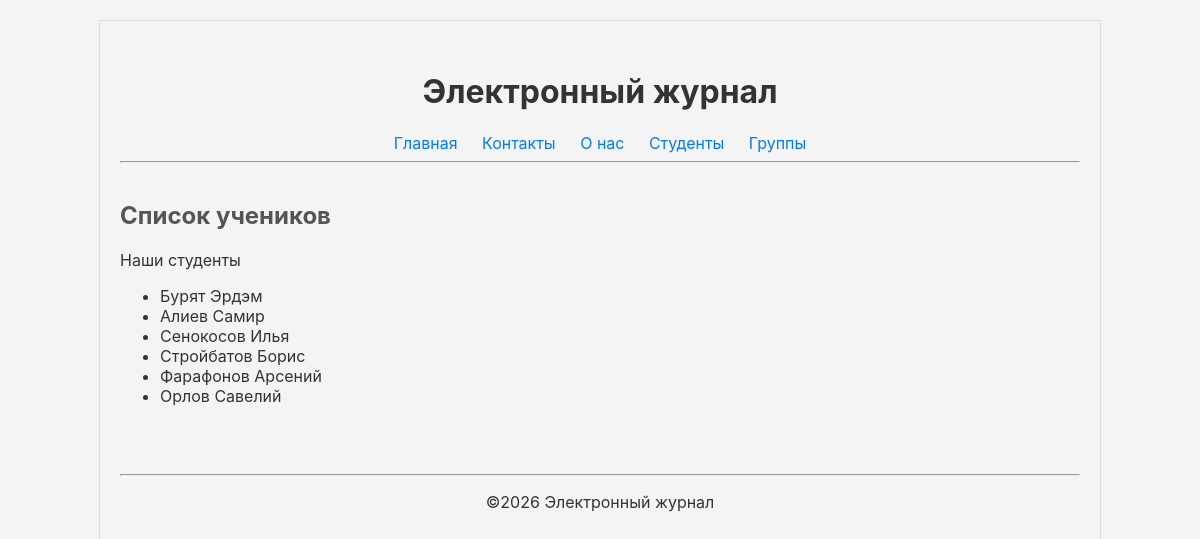
The page /students/ on the database its author committed.
### journal/models.py (models this page shows, shortened)
class Student(models.Model):
    first_name = models.CharField(max_length=50)
    last_name = models.CharField(max_length=50)
    group = models.ForeignKey(Group, on_delete=models.CASCADE, related_name='students')

### journal/views.py (the view)
# urls.py: path('students/', views.student_view, name='students'),
def student_view(request):
    student_list = Student.objects.all()
    context = {
        'page_title': 'Список учеников',
        'student_list': student_list,
    }
    return render(request, 'journal/student.html', context)

### journal/templates/journal/student.html (shortened to what this page needs)
{% extends 'base.html' %}
{% block content %}
    <h2>{{ page_title }}</h2>
    <p>Наши студенты</p>
    <ul>
        {% for student in student_list %}
        <li>{{ student.last_name }} {{ student.first_name }}</li>
        {% endfor %}
    </ul>
{% endblock %}

### static/css/style.css (style rules this page uses)
body { font-family: Inter; background-color: #f4f4f4; color: #333; width: 80%; max-width: 960px; margin: 20px auto; border: 1px solid #ddd; padding: 20px; }
main h2 { color: #555 }

### rows shown on the page
Student: last_name "Бурят", first_name "Эрдэм"
Student: last_name "Алиев", first_name "Самир"
Student: last_name "Сенокосов", first_name "Илья"
Student: last_name "Стройбатов", first_name "Борис"
Student: last_name "Фарафонов", first_name "Арсений"
Student: last_name "Орлов", first_name "Савелий"

### other values the page prints
{{ page_title }} "Список учеников"
